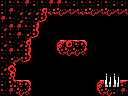

Below is a game level as drawn by its tile map, then a one-line description and the .tmx file that defines it, in full:
An orthogonal 16x12 tile map with 8x8 px tiles, 1 tile layer (Tile Layer 1) and 4 objects (big-item, item, door-up, breakable-up).

<map version="1.0" orientation="orthogonal" renderorder="right-down" width="16" height="12" tilewidth="8" tileheight="8" nextobjectid="29">
 <properties>
  <property name="down" value="hole" />
  <property name="right" value="hole" />
 </properties>
 <tileset firstgid="1" name="tiles" tilewidth="8" tileheight="8" tilecount="256" columns="16">
  <image source="tiles.png" width="128" height="128" />
 </tileset>
 <layer name="Tile Layer 1" width="16" height="12">
  <data encoding="csv">
114,113,113,115,114,113,115,115,113,114,113,113,114,113,114,114,
114,115,244,244,244,119,126,250,127,127,126,250,127,250,127,127,
115,113,244,113,141,125,1,1,1,1,1,1,1,1,1,1,
244,115,115,113,252,1,1,1,1,1,1,1,1,1,1,1,
114,113,115,141,125,1,1,1,1,1,1,1,1,1,1,1,
244,113,244,119,1,1,1,102,97,254,104,1,1,1,1,1,
113,115,113,252,1,1,1,123,250,250,124,1,1,1,1,1,
113,141,127,125,1,1,1,1,1,1,1,1,1,1,1,1,
244,118,1,1,1,1,1,1,1,1,1,1,1,1,1,1,
113,119,1,1,1,1,1,1,1,1,1,1,1,142,142,1,
114,120,254,104,1,1,1,1,1,1,1,1,102,133,134,99,
113,115,250,124,1,1,1,1,1,1,1,1,123,250,114,115
</data>
 </layer>
 <objectgroup name="objects">
  <object id="14" type="big-item" x="56" y="16" width="32" height="24" />
  <object id="15" type="item" x="64" y="24" width="16" height="16" />
  <object id="26" type="door-up" x="48" y="0" width="32" height="16" />
  <object id="27" type="breakable-up" x="48" y="0" width="32" height="16" />
 </objectgroup>
</map>
